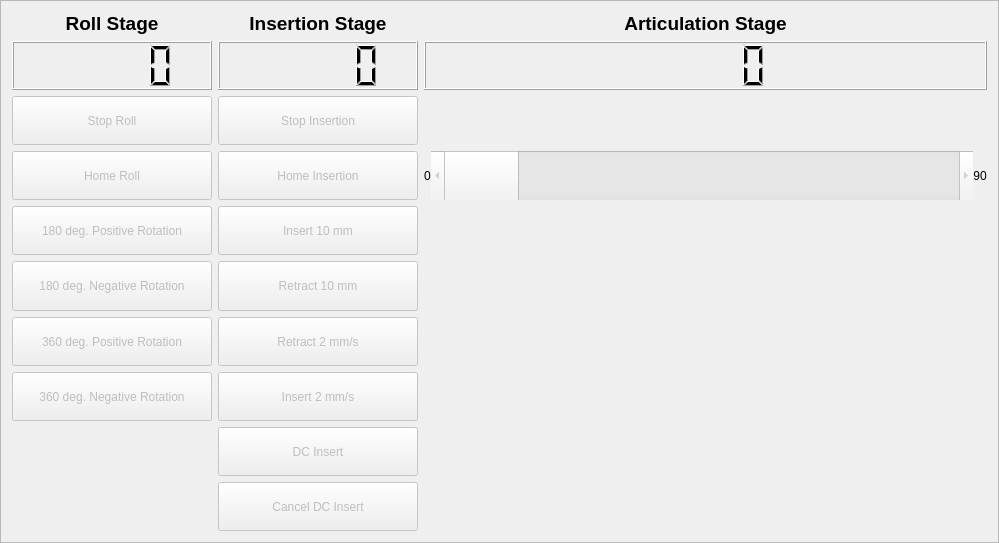
<?xml version="1.0" encoding="UTF-8"?>
<ui version="4.0">
 <class>RobotControlsWidgetClass</class>
 <widget class="QFrame" name="RobotControlsWidgetClass">
  <property name="geometry">
   <rect>
    <x>0</x>
    <y>0</y>
    <width>999</width>
    <height>543</height>
   </rect>
  </property>
  <property name="windowTitle">
   <string>Frame</string>
  </property>
  <property name="frameShape">
   <enum>QFrame::StyledPanel</enum>
  </property>
  <property name="frameShadow">
   <enum>QFrame::Raised</enum>
  </property>
  <layout class="QGridLayout" name="gridLayout_2">
   <item row="0" column="0">
    <layout class="QGridLayout" name="gridLayout">
     <item row="5" column="0">
      <widget class="QPushButton" name="rotateNegInc">
       <property name="enabled">
        <bool>false</bool>
       </property>
       <property name="sizePolicy">
        <sizepolicy hsizetype="Minimum" vsizetype="MinimumExpanding">
         <horstretch>0</horstretch>
         <verstretch>0</verstretch>
        </sizepolicy>
       </property>
       <property name="minimumSize">
        <size>
         <width>0</width>
         <height>15</height>
        </size>
       </property>
       <property name="text">
        <string>180 deg. Negative Rotation</string>
       </property>
      </widget>
     </item>
     <item row="3" column="0">
      <widget class="QPushButton" name="homeRoll">
       <property name="enabled">
        <bool>false</bool>
       </property>
       <property name="sizePolicy">
        <sizepolicy hsizetype="Minimum" vsizetype="MinimumExpanding">
         <horstretch>0</horstretch>
         <verstretch>0</verstretch>
        </sizepolicy>
       </property>
       <property name="minimumSize">
        <size>
         <width>0</width>
         <height>15</height>
        </size>
       </property>
       <property name="text">
        <string>Home Roll</string>
       </property>
      </widget>
     </item>
     <item row="5" column="1">
      <widget class="QPushButton" name="insertNegInc">
       <property name="enabled">
        <bool>false</bool>
       </property>
       <property name="sizePolicy">
        <sizepolicy hsizetype="Minimum" vsizetype="MinimumExpanding">
         <horstretch>0</horstretch>
         <verstretch>0</verstretch>
        </sizepolicy>
       </property>
       <property name="minimumSize">
        <size>
         <width>0</width>
         <height>15</height>
        </size>
       </property>
       <property name="text">
        <string>Retract 10 mm</string>
       </property>
      </widget>
     </item>
     <item row="0" column="0">
      <widget class="QLabel" name="label">
       <property name="sizePolicy">
        <sizepolicy hsizetype="Minimum" vsizetype="Preferred">
         <horstretch>0</horstretch>
         <verstretch>0</verstretch>
        </sizepolicy>
       </property>
       <property name="minimumSize">
        <size>
         <width>200</width>
         <height>0</height>
        </size>
       </property>
       <property name="font">
        <font>
         <pointsize>14</pointsize>
         <weight>75</weight>
         <bold>true</bold>
        </font>
       </property>
       <property name="text">
        <string>Roll Stage</string>
       </property>
       <property name="alignment">
        <set>Qt::AlignBottom|Qt::AlignHCenter</set>
       </property>
      </widget>
     </item>
     <item row="2" column="1">
      <widget class="QPushButton" name="stopInsertion">
       <property name="enabled">
        <bool>false</bool>
       </property>
       <property name="sizePolicy">
        <sizepolicy hsizetype="Minimum" vsizetype="MinimumExpanding">
         <horstretch>0</horstretch>
         <verstretch>0</verstretch>
        </sizepolicy>
       </property>
       <property name="minimumSize">
        <size>
         <width>0</width>
         <height>15</height>
        </size>
       </property>
       <property name="text">
        <string>Stop Insertion</string>
       </property>
      </widget>
     </item>
     <item row="1" column="2">
      <widget class="QLCDNumber" name="articulation_pos">
       <property name="sizePolicy">
        <sizepolicy hsizetype="Minimum" vsizetype="MinimumExpanding">
         <horstretch>0</horstretch>
         <verstretch>0</verstretch>
        </sizepolicy>
       </property>
       <property name="minimumSize">
        <size>
         <width>0</width>
         <height>15</height>
        </size>
       </property>
      </widget>
     </item>
     <item row="0" column="2">
      <widget class="QLabel" name="label_3">
       <property name="sizePolicy">
        <sizepolicy hsizetype="Minimum" vsizetype="Preferred">
         <horstretch>0</horstretch>
         <verstretch>0</verstretch>
        </sizepolicy>
       </property>
       <property name="minimumSize">
        <size>
         <width>200</width>
         <height>0</height>
        </size>
       </property>
       <property name="font">
        <font>
         <pointsize>14</pointsize>
         <weight>75</weight>
         <bold>true</bold>
        </font>
       </property>
       <property name="text">
        <string>Articulation Stage</string>
       </property>
       <property name="alignment">
        <set>Qt::AlignBottom|Qt::AlignHCenter</set>
       </property>
      </widget>
     </item>
     <item row="1" column="1">
      <widget class="QLCDNumber" name="insertion_pos">
       <property name="sizePolicy">
        <sizepolicy hsizetype="Minimum" vsizetype="MinimumExpanding">
         <horstretch>0</horstretch>
         <verstretch>0</verstretch>
        </sizepolicy>
       </property>
       <property name="minimumSize">
        <size>
         <width>0</width>
         <height>15</height>
        </size>
       </property>
      </widget>
     </item>
     <item row="0" column="1">
      <widget class="QLabel" name="label_2">
       <property name="sizePolicy">
        <sizepolicy hsizetype="Minimum" vsizetype="Preferred">
         <horstretch>0</horstretch>
         <verstretch>0</verstretch>
        </sizepolicy>
       </property>
       <property name="minimumSize">
        <size>
         <width>200</width>
         <height>0</height>
        </size>
       </property>
       <property name="font">
        <font>
         <pointsize>14</pointsize>
         <weight>75</weight>
         <bold>true</bold>
        </font>
       </property>
       <property name="text">
        <string>Insertion Stage</string>
       </property>
       <property name="alignment">
        <set>Qt::AlignBottom|Qt::AlignHCenter</set>
       </property>
      </widget>
     </item>
     <item row="2" column="0">
      <widget class="QPushButton" name="stopRoll">
       <property name="enabled">
        <bool>false</bool>
       </property>
       <property name="sizePolicy">
        <sizepolicy hsizetype="Minimum" vsizetype="MinimumExpanding">
         <horstretch>0</horstretch>
         <verstretch>0</verstretch>
        </sizepolicy>
       </property>
       <property name="minimumSize">
        <size>
         <width>0</width>
         <height>15</height>
        </size>
       </property>
       <property name="text">
        <string>Stop Roll</string>
       </property>
      </widget>
     </item>
     <item row="7" column="1">
      <widget class="QPushButton" name="insertPosVel">
       <property name="enabled">
        <bool>false</bool>
       </property>
       <property name="sizePolicy">
        <sizepolicy hsizetype="Minimum" vsizetype="MinimumExpanding">
         <horstretch>0</horstretch>
         <verstretch>0</verstretch>
        </sizepolicy>
       </property>
       <property name="minimumSize">
        <size>
         <width>0</width>
         <height>15</height>
        </size>
       </property>
       <property name="text">
        <string>Insert 2 mm/s</string>
       </property>
      </widget>
     </item>
     <item row="4" column="0">
      <widget class="QPushButton" name="rotatePosInc">
       <property name="enabled">
        <bool>false</bool>
       </property>
       <property name="sizePolicy">
        <sizepolicy hsizetype="Minimum" vsizetype="MinimumExpanding">
         <horstretch>0</horstretch>
         <verstretch>0</verstretch>
        </sizepolicy>
       </property>
       <property name="minimumSize">
        <size>
         <width>0</width>
         <height>15</height>
        </size>
       </property>
       <property name="text">
        <string>180 deg. Positive Rotation</string>
       </property>
      </widget>
     </item>
     <item row="1" column="0">
      <widget class="QLCDNumber" name="roll_pos">
       <property name="sizePolicy">
        <sizepolicy hsizetype="Minimum" vsizetype="MinimumExpanding">
         <horstretch>0</horstretch>
         <verstretch>0</verstretch>
        </sizepolicy>
       </property>
       <property name="minimumSize">
        <size>
         <width>0</width>
         <height>15</height>
        </size>
       </property>
      </widget>
     </item>
     <item row="3" column="1">
      <widget class="QPushButton" name="homeInsertion">
       <property name="enabled">
        <bool>false</bool>
       </property>
       <property name="sizePolicy">
        <sizepolicy hsizetype="Minimum" vsizetype="MinimumExpanding">
         <horstretch>0</horstretch>
         <verstretch>0</verstretch>
        </sizepolicy>
       </property>
       <property name="minimumSize">
        <size>
         <width>0</width>
         <height>15</height>
        </size>
       </property>
       <property name="text">
        <string>Home Insertion</string>
       </property>
      </widget>
     </item>
     <item row="3" column="2">
      <layout class="QHBoxLayout" name="horizontalLayout">
       <property name="spacing">
        <number>0</number>
       </property>
       <item>
        <widget class="QLabel" name="label_4">
         <property name="sizePolicy">
          <sizepolicy hsizetype="Preferred" vsizetype="MinimumExpanding">
           <horstretch>0</horstretch>
           <verstretch>0</verstretch>
          </sizepolicy>
         </property>
         <property name="minimumSize">
          <size>
           <width>0</width>
           <height>15</height>
          </size>
         </property>
         <property name="text">
          <string>0</string>
         </property>
         <property name="alignment">
          <set>Qt::AlignCenter</set>
         </property>
        </widget>
       </item>
       <item>
        <widget class="QScrollBar" name="articulationScrollBar">
         <property name="enabled">
          <bool>false</bool>
         </property>
         <property name="sizePolicy">
          <sizepolicy hsizetype="Expanding" vsizetype="MinimumExpanding">
           <horstretch>0</horstretch>
           <verstretch>0</verstretch>
          </sizepolicy>
         </property>
         <property name="minimumSize">
          <size>
           <width>90</width>
           <height>15</height>
          </size>
         </property>
         <property name="minimum">
          <number>0</number>
         </property>
         <property name="maximum">
          <number>60</number>
         </property>
         <property name="orientation">
          <enum>Qt::Horizontal</enum>
         </property>
        </widget>
       </item>
       <item>
        <widget class="QLabel" name="label_5">
         <property name="sizePolicy">
          <sizepolicy hsizetype="Preferred" vsizetype="MinimumExpanding">
           <horstretch>0</horstretch>
           <verstretch>0</verstretch>
          </sizepolicy>
         </property>
         <property name="minimumSize">
          <size>
           <width>0</width>
           <height>15</height>
          </size>
         </property>
         <property name="text">
          <string>90</string>
         </property>
         <property name="alignment">
          <set>Qt::AlignCenter</set>
         </property>
        </widget>
       </item>
      </layout>
     </item>
     <item row="4" column="1">
      <widget class="QPushButton" name="insertPosInc">
       <property name="enabled">
        <bool>false</bool>
       </property>
       <property name="sizePolicy">
        <sizepolicy hsizetype="Minimum" vsizetype="MinimumExpanding">
         <horstretch>0</horstretch>
         <verstretch>0</verstretch>
        </sizepolicy>
       </property>
       <property name="minimumSize">
        <size>
         <width>0</width>
         <height>15</height>
        </size>
       </property>
       <property name="text">
        <string>Insert 10 mm</string>
       </property>
      </widget>
     </item>
     <item row="6" column="1">
      <widget class="QPushButton" name="insertNegVel">
       <property name="enabled">
        <bool>false</bool>
       </property>
       <property name="sizePolicy">
        <sizepolicy hsizetype="Minimum" vsizetype="MinimumExpanding">
         <horstretch>0</horstretch>
         <verstretch>0</verstretch>
        </sizepolicy>
       </property>
       <property name="minimumSize">
        <size>
         <width>0</width>
         <height>15</height>
        </size>
       </property>
       <property name="text">
        <string>Retract 2 mm/s</string>
       </property>
      </widget>
     </item>
     <item row="6" column="0">
      <widget class="QPushButton" name="threeSixPos">
       <property name="enabled">
        <bool>false</bool>
       </property>
       <property name="sizePolicy">
        <sizepolicy hsizetype="Minimum" vsizetype="Expanding">
         <horstretch>0</horstretch>
         <verstretch>0</verstretch>
        </sizepolicy>
       </property>
       <property name="text">
        <string>360 deg. Positive Rotation</string>
       </property>
      </widget>
     </item>
     <item row="9" column="1">
      <widget class="QPushButton" name="dcInsert">
       <property name="enabled">
        <bool>false</bool>
       </property>
       <property name="sizePolicy">
        <sizepolicy hsizetype="Minimum" vsizetype="MinimumExpanding">
         <horstretch>0</horstretch>
         <verstretch>0</verstretch>
        </sizepolicy>
       </property>
       <property name="minimumSize">
        <size>
         <width>0</width>
         <height>15</height>
        </size>
       </property>
       <property name="text">
        <string>DC Insert</string>
       </property>
      </widget>
     </item>
     <item row="7" column="0">
      <widget class="QPushButton" name="threeSixNeg">
       <property name="enabled">
        <bool>false</bool>
       </property>
       <property name="sizePolicy">
        <sizepolicy hsizetype="Minimum" vsizetype="Expanding">
         <horstretch>0</horstretch>
         <verstretch>0</verstretch>
        </sizepolicy>
       </property>
       <property name="text">
        <string>360 deg. Negative Rotation</string>
       </property>
      </widget>
     </item>
     <item row="10" column="1">
      <widget class="QPushButton" name="cancelDCIns">
       <property name="enabled">
        <bool>false</bool>
       </property>
       <property name="sizePolicy">
        <sizepolicy hsizetype="Minimum" vsizetype="Expanding">
         <horstretch>0</horstretch>
         <verstretch>0</verstretch>
        </sizepolicy>
       </property>
       <property name="text">
        <string>Cancel DC Insert</string>
       </property>
      </widget>
     </item>
    </layout>
   </item>
  </layout>
 </widget>
 <resources/>
 <connections/>
</ui>
